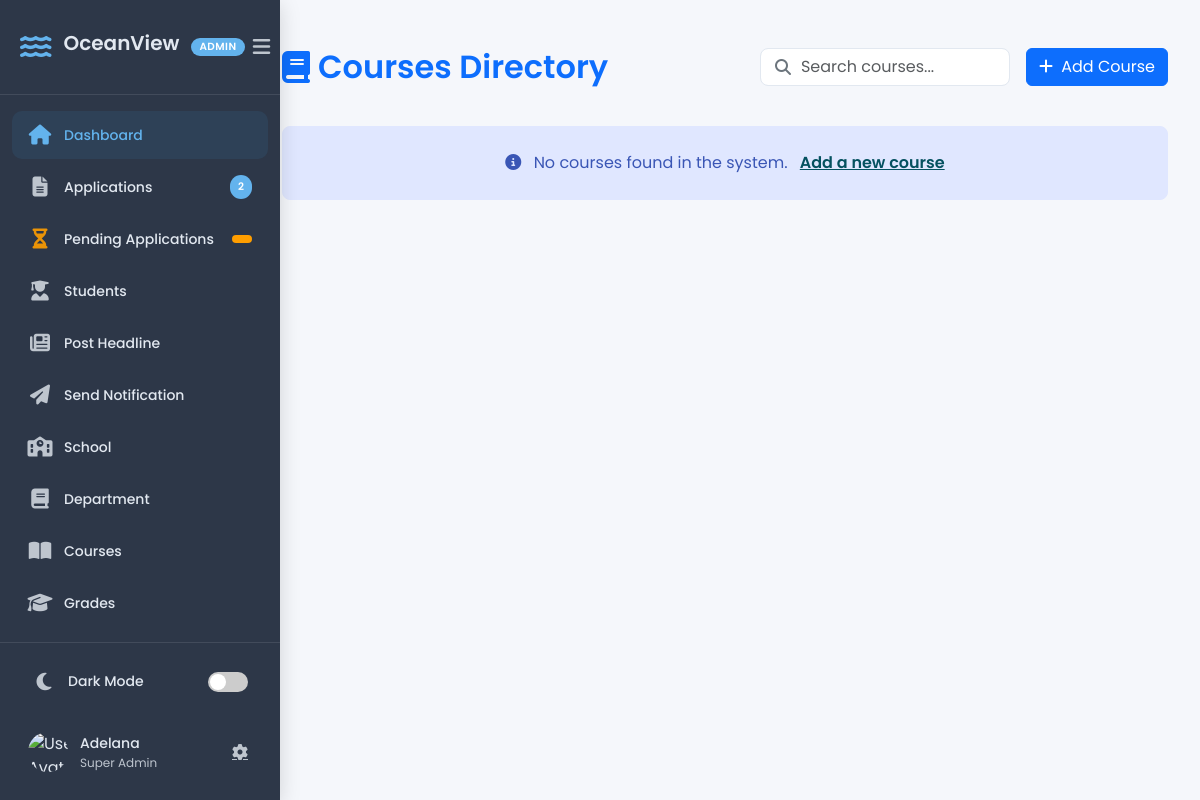
The app's page /course-list/ (signed in), older data.
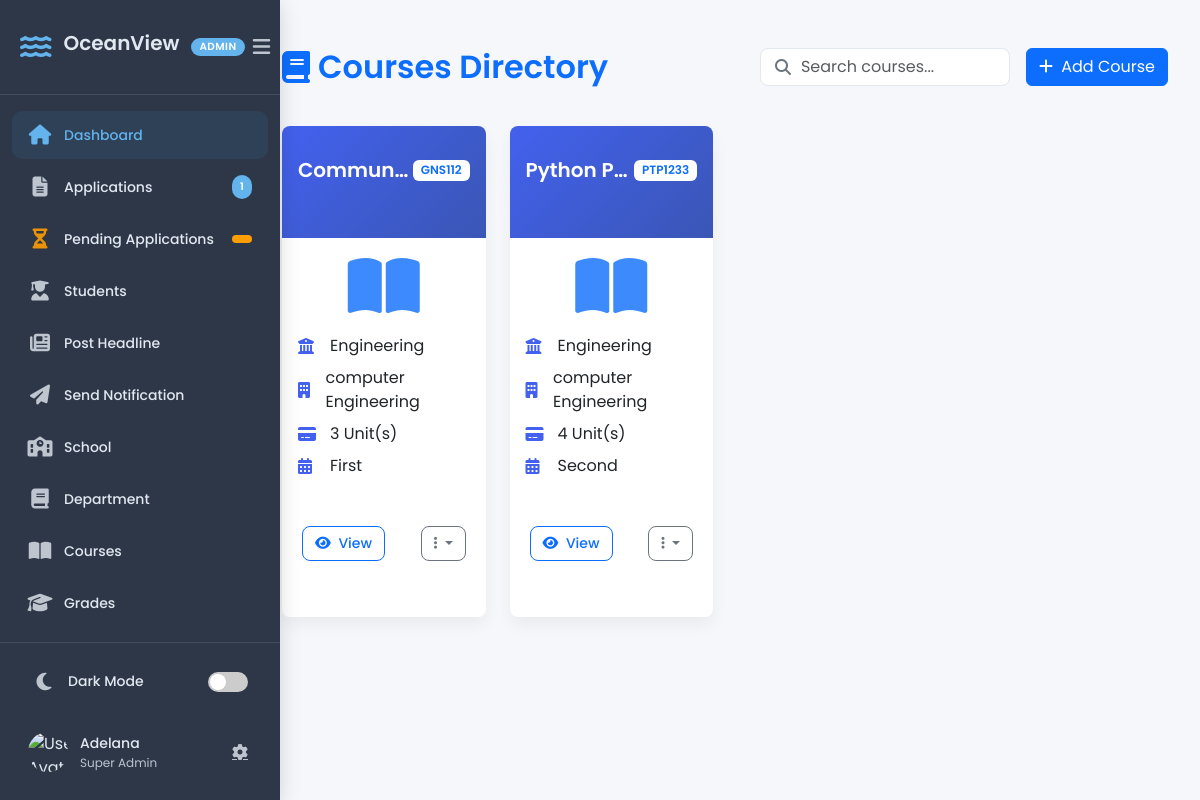
The same page, newer data.
### portal/models.py (models this page shows, shortened)
class Course(models.Model):
    DAYS_OF_WEEK = [
        ('MON', 'Monday'),
        ('TUE', 'Tuesday'),
        ('WED', 'Wednesday'),
        ('THU', 'Thursday'),
        ('FRI', 'Friday'),
        ('SAT', 'Saturday'),
        ('SUN', 'Sunday'),
    ]
    TIME_SLOTS = [
        ('08:00AM', '08:00 AM'),
        ('09:00AM', '09:00 AM'),
        ('10:00AM', '10:00 AM'),
        ('11:00AM', '11:00 AM'),
        ('12:00PM', '12:00 PM'),
        ('13:00PM', '01:00 PM'),
        ('14:00PM', '02:00 PM'),
        ('15:00PM', '03:00 PM'),
        ('16:00PM', '04:00 PM'),
        ('17:00PM', '05:00 PM'),
    ]
    title = models.CharField(max_length=100)
    code = models.CharField(max_length=10, unique=True)
    unit = models.IntegerField()
    school = models.ForeignKey(School, on_delete=models.CASCADE, related_name="courses")
    department = models.ForeignKey(Department, on_delete=models.CASCADE, related_name="courses")
    semester = models.ForeignKey(Semester, on_delete=models.CASCADE, related_name="courses")
    lecturer = models.ForeignKey(Lecturer, on_delete=models.CASCADE, blank=True, null=True)
    days = MultiSelectField(choices=DAYS_OF_WEEK, blank=True, null=True)
    time = models.CharField(max_length=10, choices=TIME_SLOTS, blank=True, null=True)
    venue = models.CharField(max_length=100, blank=True, null=True)
    syllabus = models.FileField(upload_to="syllabus/", blank=True, null=True)

class School(models.Model):
    name = models.CharField(max_length=100, unique=True)

class Department(models.Model):
    name = models.CharField(max_length=100)
    school = models.ForeignKey(School, on_delete=models.CASCADE, related_name="departments")

class Semester(models.Model):
    name = models.CharField(max_length=20)  # "First" or "Second"
    year = models.ForeignKey(Year, on_delete=models.CASCADE, related_name="semesters")
    class Meta:
        unique_together = ("name", "year")  # Ensure each year has only one "First" & "Second"

### crm/views.py (the view)
# urls.py: path("course-list/", course_view, name = "course_list" ),
@login_required
def course_view(request):
    allowed_groups = ['Class Adviser', 'HOD (Head of Department)', 'Dean']
    if not request.user.is_superuser and not request.user.groups.filter(name__in=allowed_groups).exists():
       return HttpResponseForbidden("You do not have permission to view this applicant.")
    courses = Course.objects.all()
    total_applications = Application.objects.count()
    return render(request, 'crm/course_list.html', {'courses':courses, 'total_applications': total_applications})

### crm/context_processors.py (called while the page is built)
def user_roles(request):
    if request.user.is_authenticated:
        groups = request.user.groups.values_list("name", flat=True)
        return {"user_groups": groups}
    return {}

### crm/templates/crm/course_list.html (shortened to what this page needs)
{% load static %}
<!DOCTYPE html>
<html lang="en">
<head>
    <link rel="stylesheet" href="https://cdn.jsdelivr.net/npm/bootstrap@5.3.0/dist/css/bootstrap.min.css">
    <link rel="stylesheet" href="https://cdnjs.cloudflare.com/ajax/libs/font-awesome/6.0.0/css/all.min.css">
    <link rel="stylesheet" href="{% static 'crm/css/course_list.css' %}">
</head>
<body>
    {% include 'crm/sidebar.html' %}
    <div class="main-content">
        <div class="d-flex justify-content-between align-items-center mb-4">
            <h2 class="text-primary mb-0">
                <i class="fas fa-book me-2"></i>Courses Directory
            </h2>
            <div class="d-flex">
                <div class="search-container me-3">
                    <i class="fas fa-search"></i>
                    <input type="text" class="form-control search-input" placeholder="Search courses..." id="searchInput">
                </div>
                <a href="{% url 'add_course'   %}" class="btn btn-primary">
                    <i class="fas fa-plus me-1"></i> Add Course
                </a>
            </div>
        </div>
        <div class="row">
            {% for course in courses %}
            <div class="col-xl-3 col-lg-4 col-md-6 mb-4">
                <div class="card course-card h-100">
                    <div class="card-header bg-primary text-white py-3">
                        <div class="d-flex justify-content-between align-items-center">
                            <h5 class="mb-0">{{ course.title }}</h5>
                            <span class="badge bg-white text-primary">{{ course.code }}</span>
                        </div>
                    </div>
                    <div class="card-body">
                        <div class="text-center mb-3">
                            <i class="fas fa-book-open fa-4x course-icon text-primary"></i>
                        </div>
                        <div class="course-details">
                            <p class="mb-2">
                                <i class="fas fa-university detail-icon"></i>
                                {{ course.school.name }}
                            </p>
                            <p class="mb-2">
                                <i class="fas fa-building detail-icon"></i>
                                {{ course.department.name }}
                            </p>
                            <p class="mb-2">
                                <i class="fas fa-credit-card detail-icon"></i>
                                {{ course.unit }} Unit(s)
                            </p>
                            <p class="mb-0">
                                <i class="fas fa-calendar-alt detail-icon"></i>
                                {{ course.semester.name }}
                            </p>
                        </div>
                    </div>
                    <div class="card-footer bg-transparent border-top-0">
                        <div class="d-flex justify-content-between">
                            <a href="#" class="btn btn-sm btn-outline-primary">
                                <i class="fas fa-eye me-1"></i> View
                            </a>
                            <div class="dropdown">
                                <button class="btn btn-sm btn-outline-secondary dropdown-toggle"
                                        type="button" data-bs-toggle="dropdown">
                                    <i class="fas fa-ellipsis-v"></i>
                                </button>
                            </div>
                        </div>
                    </div>
                </div>
            </div>
            {% empty %}
            <div class="col-12">
                <div class="alert alert-info text-center py-4">
                    <i class="fas fa-info-circle me-2"></i> No courses found in the system.
                    <a href="{% url 'add_course' %}" class="alert-link ms-2">Add a new course</a>
                </div>
            </div>
            {% endfor %}
        </div>
    </div>
</body>
</html>

### crm/templates/crm/sidebar.html (shortened to what the changed rows need)
{% load static %}
<!DOCTYPE html>
<html lang="en">
<head>
    <link rel="stylesheet" href="https://cdnjs.cloudflare.com/ajax/libs/font-awesome/6.4.0/css/all.min.css">
    <link rel="stylesheet" href="{% static 'crm/css/sidebar.css' %}">
</head>
<body>
<div class="sidebar-container">
    <div class="sidebar">
        <ul class="sidebar-menu">
            {% if request.user.is_superuser or request.user.groups.all.0.name == 'Admission Officer' %}
            <li class="menu-item">
                <a href="{% url 'applicant_list' %}" class="menu-link">
                    <span class="menu-icon"><i class="fas fa-file-alt"></i></span>
                    <span class="menu-text">Applications</span>
                    <span class="menu-badge">{{ total_applications }}</span>
                </a>
            </li>
            <li class="menu-item">
                <a href="{% url 'pending_list' %}" class="menu-link">
                    <span class="menu-icon"><i class="fas fa-hourglass-half"></i></span>
                    <span class="menu-text">Pending Applications</span>
                    <span class="menu-badge badge-warning">{{ total_pending_application }}</span>
                </a>
            </li>
            {% endif %}
        </ul>
    </div>
</div>
</body>
</html>

Row changes from the older to the newer data that the page shows:
added Course: title "Commun…", code "GNS112", school.name "Engineering", department.name "computer Engineering", unit "3", semester.name "First"
added Course: title "Python P…", code "PTP1233", school.name "Engineering", department.name "computer Engineering", unit "4", semester.name "Second"
Text that changed along with them:
{{ total_applications }}: "2" → "1"
text no longer shown: "No courses found in the system. Add a new course"
